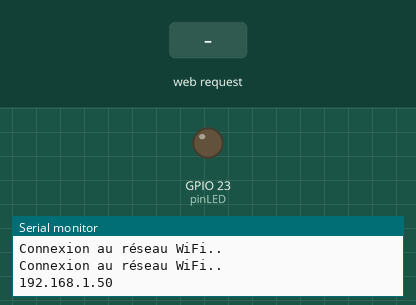
Simulated run of this sketch. Board: ESP32. Shown: output pins drawn as LEDs (lit = HIGH), the last lines printed to the serial monitor. The test bench sets the inputs (shaded band). WiFi joins after 1.5 s; servers stay silent unless stated; storage starts empty.

Above: at 3.2 s.
3.3 s: HTTP request GET /boutonON received
At 4.1 s:
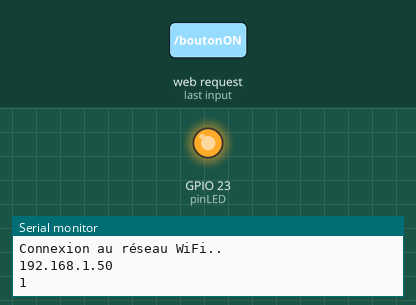
4.8 s: HTTP request GET /boutonOFF received
At 5.2 s:
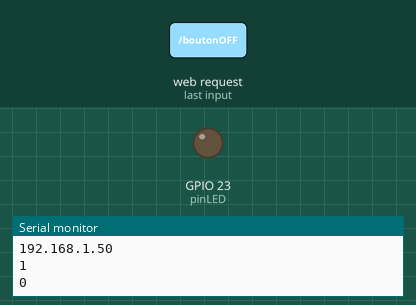
Timing chart, 0 to 7.8 s (numbered marks = the images above; inputs shaded):
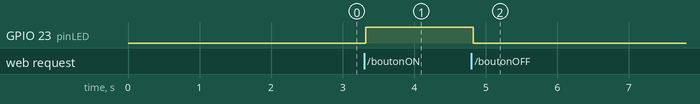

Measured:
- after the input at 3.3 s, GPIO 23 (pinLED): LOW → HIGH at once
- after the input at 4.8 s, GPIO 23 (pinLED): HIGH → LOW at once

The sketch:

TVHead_Serveur.ino
```cpp
#include "WiFi.h"
#include <ESPAsyncWebServer.h>
#include <AsyncTCP.h>
#include "SPIFFS.h"
//Hotspot telephone
const char* ssid = "TV-Head"; // Nom
const char* password = "12345678"; // mdp
//LED
const int pinLED = 23;
//etat initial du bouton sur la breadboard
int etatBouton = 0;

// instance du serveur asynchrone sur le port 80
AsyncWebServer monServeur(80);

void setup() {
  pinMode(pinLED, OUTPUT);
  digitalWrite(pinLED, LOW);

  // Moniteur série
  Serial.begin(115200);

  // lancer SPIFFS et informer s'il y a erreur
  if (!SPIFFS.begin(true)) {
   Serial.println("erreur avec SPIFFS");
  return;
  }

  // boucle de connexion au réseau Wi-Fi
  WiFi.begin(ssid, password);
    while (WiFi.status() != WL_CONNECTED) { // Tant qu'on est pas connecté pour ne pas passer plus bas
    delay(1000);
    Serial.println("Connexion au réseau WiFi..");
  }

  // afficher adresse IP du ESP32
  Serial.println(WiFi.localIP()); // Peut seulement venir ici une fois le while plus haut fini

  // écoute requête ("/" = page d'accueil)
  monServeur.on("/", HTTP_GET, [](AsyncWebServerRequest * request) { // Fonction anonyme avec parametre (request)
    //envoi du fichier HTML au client
    request->send(SPIFFS, "/index.html", String(), false);
  });

  // écoute requête "/style.css" // Fonction anonyme avec parametre (request)
  monServeur.on("/style.css", HTTP_GET, [](AsyncWebServerRequest * request) {
    //envoi du fichier CSS au client
    request->send(SPIFFS, "/style.css", "text/css");
  });

 // écoute requête boutonON
 monServeur.on("/boutonON", HTTP_GET, [](AsyncWebServerRequest * request) {
  //on change l'etat du bouton
  etatBouton = 1;
  digitalWrite(pinLED, HIGH);
  //on l'affiche dans le moniteur serie
  Serial.println(etatBouton);
  //on renvoie aussi la page
  request->send(SPIFFS, "/index.html", String(), false);
 });

  // écoute requête boutonOFF
 monServeur.on("/boutonOFF", HTTP_GET, [](AsyncWebServerRequest * request) {
  //on change l'etat du bouton
  etatBouton = 0;
  digitalWrite(pinLED, LOW);
  //on l'affiche dans le moniteur serie
  Serial.println(etatBouton);
  //on renvoie aussi la page
  request->send(SPIFFS, "/index.html", String(), false);
 });

 // demarrer le serveur
 monServeur.begin();
}

void loop() {
}
```
